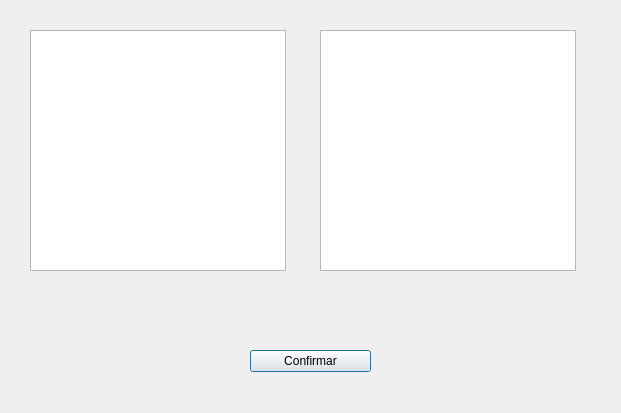
<?xml version="1.0" encoding="UTF-8"?>
<ui version="4.0">
 <class>Confirmar</class>
 <widget class="QDialog" name="Confirmar">
  <property name="geometry">
   <rect>
    <x>0</x>
    <y>0</y>
    <width>621</width>
    <height>413</height>
   </rect>
  </property>
  <property name="windowTitle">
   <string>Dialog</string>
  </property>
  <widget class="QPushButton" name="pushButton_3">
   <property name="geometry">
    <rect>
     <x>250</x>
     <y>350</y>
     <width>121</width>
     <height>22</height>
    </rect>
   </property>
   <property name="text">
    <string>Confirmar</string>
   </property>
  </widget>
  <widget class="QListView" name="listView">
   <property name="geometry">
    <rect>
     <x>30</x>
     <y>30</y>
     <width>256</width>
     <height>241</height>
    </rect>
   </property>
  </widget>
  <widget class="QListView" name="listView_2">
   <property name="geometry">
    <rect>
     <x>320</x>
     <y>30</y>
     <width>256</width>
     <height>241</height>
    </rect>
   </property>
  </widget>
 </widget>
 <resources/>
 <connections/>
</ui>
